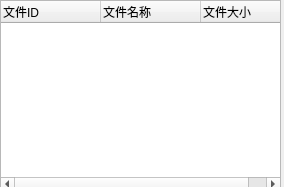
<?xml version="1.0" encoding="UTF-8"?>
<ui version="4.0">
 <class>Form</class>
 <widget class="QWidget" name="Form">
  <property name="geometry">
   <rect>
    <x>0</x>
    <y>0</y>
    <width>284</width>
    <height>187</height>
   </rect>
  </property>
  <property name="windowTitle">
   <string>Form</string>
  </property>
  <widget class="QTreeWidget" name="treeWidget">
   <property name="geometry">
    <rect>
     <x>0</x>
     <y>0</y>
     <width>281</width>
     <height>192</height>
    </rect>
   </property>
   <column>
    <property name="text">
     <string>文件ID</string>
    </property>
   </column>
   <column>
    <property name="text">
     <string>文件名称</string>
    </property>
   </column>
   <column>
    <property name="text">
     <string>文件大小</string>
    </property>
   </column>
   <column>
    <property name="text">
     <string/>
    </property>
   </column>
  </widget>
 </widget>
 <resources/>
 <connections/>
</ui>
